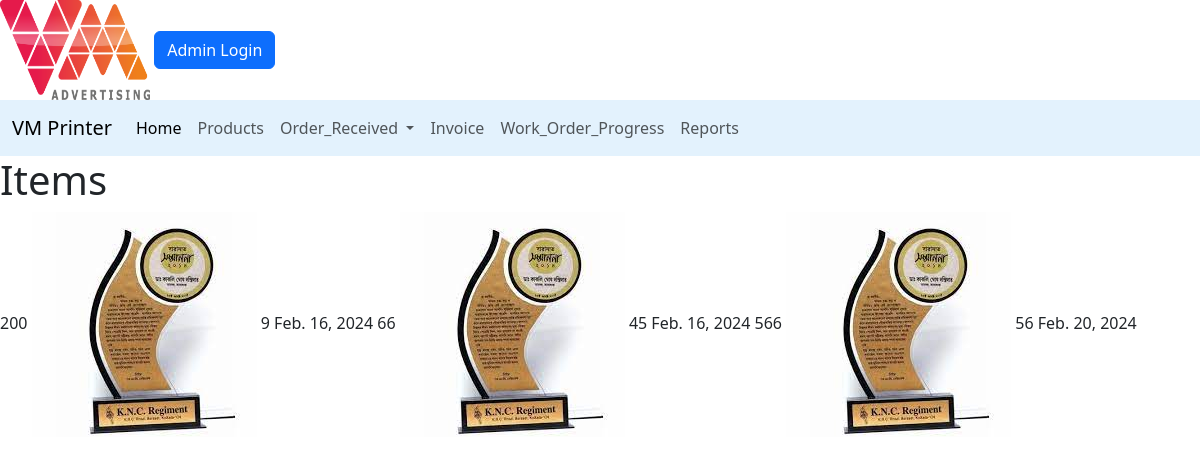
The app's page /items_list/ with its own data.
### products/models.py (models this page shows, shortened)
class Prod_Cat_Item_List(models.Model):
    item_name=models.CharField(max_length=255,blank=True)
    item_price=models.IntegerField(blank=True)
    item_image=models.ImageField(upload_to='items_images/')
    item_rec_qty=models.IntegerField(blank=True)
    item_rec_date=models.DateField(default=date.today)
    item_price=models.IntegerField(blank=True)
    Hsn_code=models.IntegerField(blank=True)
    prod_cate=models.ForeignKey(Prod_Category,on_delete=models.CASCADE)

### products/views.py (the view)
# urls.py: path('items_list/',Items_List.as_view(template_name='Products/items_list.html'),name='items_list')
class Items_List(ListView):
   model=Prod_Cat_Item_List
   context_object_name='items'

### templates/Products/items_list.html
{% extends 'base.html' %}
{% block base_template %}
<H1> Items</H1>
{% if items %}
{% for item in items %}
    {{item.item_price}}
    <img src="{{item.item_image.url}}" />
    {{item.item_rec_qty}}
    {{item.item_rec_date}}
{% endfor %}
{% endif %}
{%  endblock %}

### records on screen
Prod_Cat_Item_List: item_price "200", item_image (picture), item_rec_qty "9", item_rec_date "Feb. 16, 2024"
Prod_Cat_Item_List: item_price "66", item_image (picture), item_rec_qty "45", item_rec_date "Feb. 16, 2024"
Prod_Cat_Item_List: item_price "566", item_image (picture), item_rec_qty "56", item_rec_date "Feb. 20, 2024"
